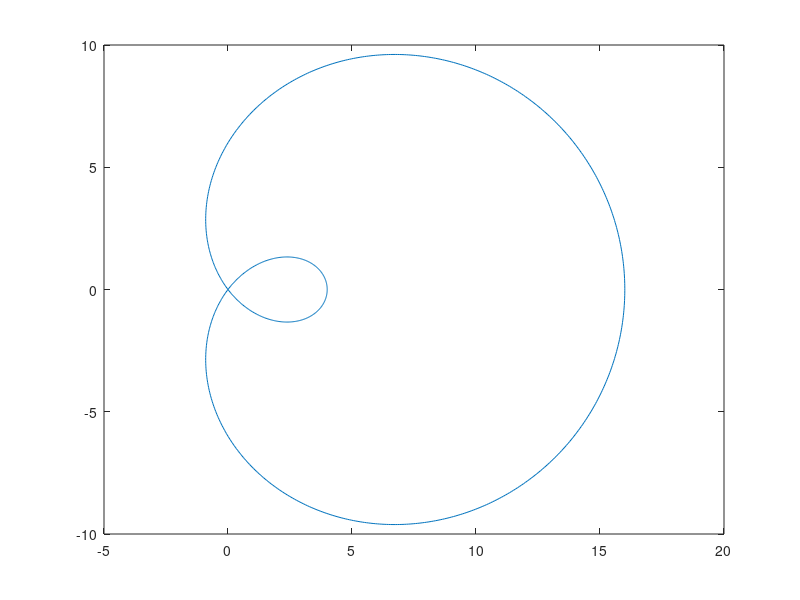
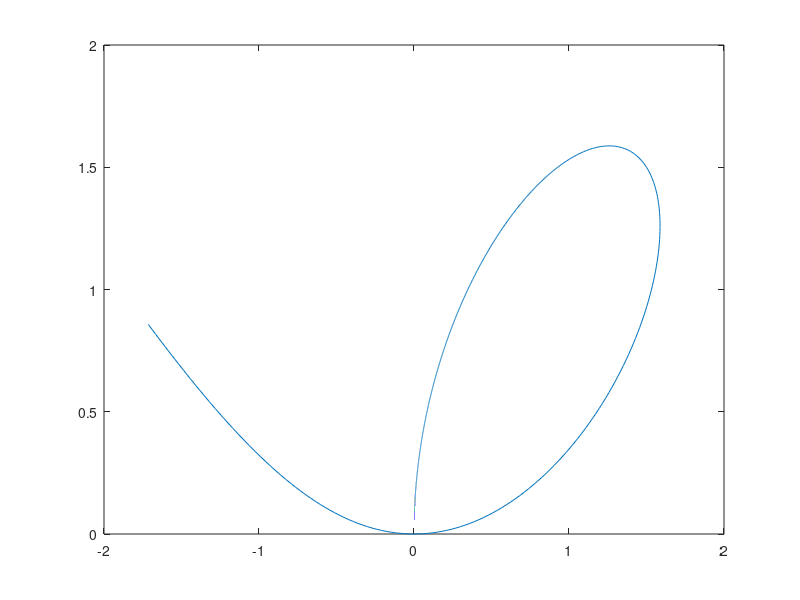

Source code (MATLAB) for these figures, in order: (Note: this script raises an error after producing the figures.)
figure('Name', 'Limacon', 'NumberTitle', 'off');

t = linspace(-pi, pi, 1000);

a = 10;
b = 6;

x = a/2+b*cos(t)+a/2*cos(2*t);
y = b*sin(t)+a/2*sin(2*t);

plot(x,y)

figure('Name', 'Folium of Descartes', 'NumberTitle', 'off');
t = -0.5:.01:1000;
a = 1;
x = 3*a*t./(1+t.^3);
y = (3*a*t.^2)./(1+t.^3);
plot(x,y);

figure('Name', 'Rose', 'NumberTitle', 'off');

phi = linspace(-100*pi, 100*pi, 10000);
k = .9;
rho = cos(k*phi);
[x,y] = pol2cart(phi, rho);
h = animatedline;
for i = 1:1000
    addpoints(h, x(i), y(i));
    drawnow 
end

disp(1);